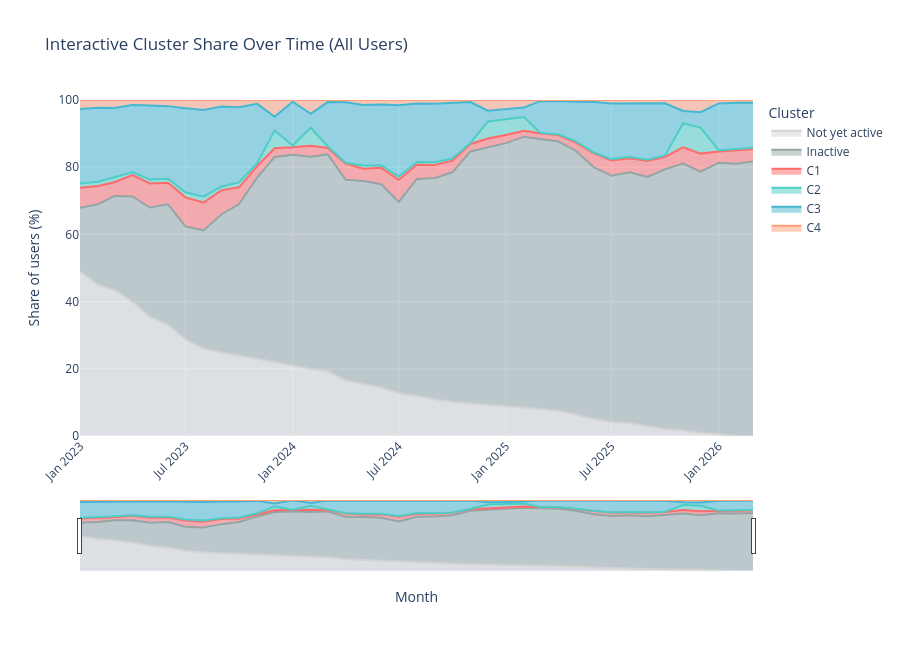

Notebook code cell kept with this figure:
### Code cell
# Interactive full-cohort view: stacked area of monthly cluster shares
interactive_share = temporal_share.reset_index().melt(
    id_vars='month',
    var_name='cluster',
    value_name='pct_users'
)

fig = px.area(
    interactive_share,
    x='month',
    y='pct_users',
    color='cluster',
    category_orders={'cluster': clusters_present},
    color_discrete_map=cluster_colors,
    labels={'month': 'Month', 'pct_users': 'Share of users (%)', 'cluster': 'Cluster'},
    title='Interactive Cluster Share Over Time (All Users)'
)

fig.update_layout(
    height=650,
    yaxis=dict(title='Share of users (%)', range=[0, 100]),
    xaxis_title='Month',
    hovermode='x unified',
    legend_title='Cluster'
 )
fig.update_xaxes(rangeslider_visible=True, tickangle=-45)
fig.show()
